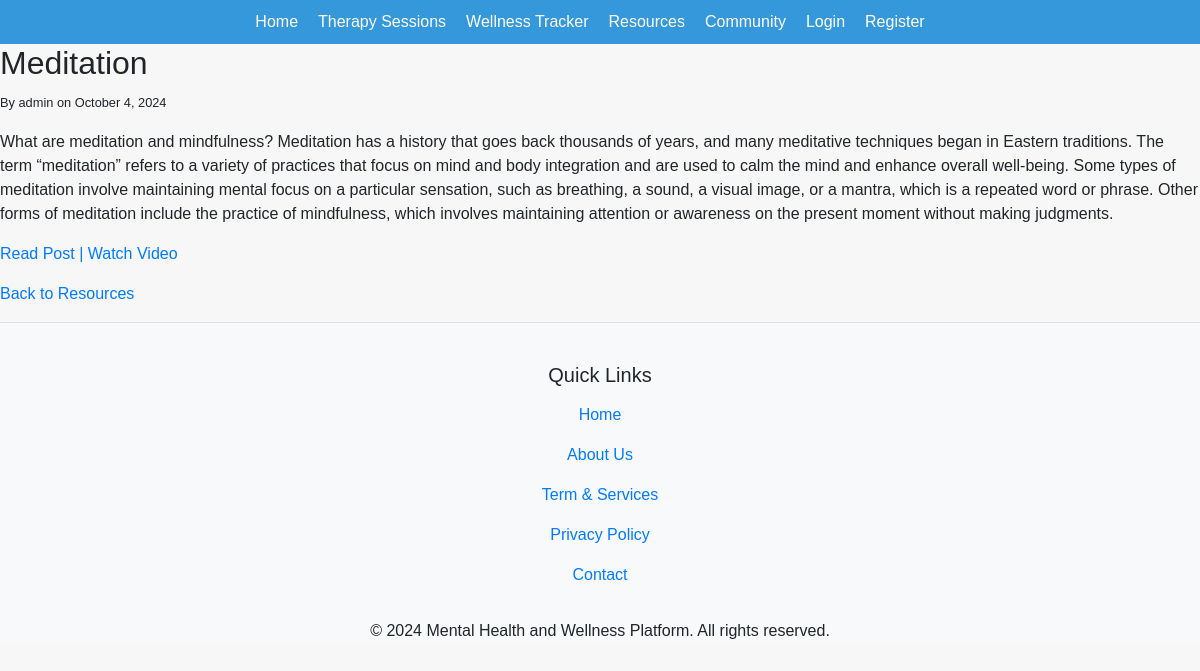
Screenshot of /resources/1/ with the database file from the repository.
### resources/models.py (models this page shows, shortened)
class Resource(models.Model):
    title = models.CharField(max_length=200)
    content = models.TextField()
    created_at = models.DateTimeField(auto_now_add=True)
    updated_at = models.DateTimeField(auto_now=True)
    author = models.ForeignKey(settings.AUTH_USER_MODEL, on_delete=models.CASCADE)
    resource_type = models.CharField(max_length=20, choices=[('blog', 'Blog'), ('video', 'Video')])
    url = models.URLField(blank=True, null=True)  # For video resources or external links

### accounts/models.py (models this page shows, shortened)
class UserProfile(AbstractUser):
    ROLES = (
        ('client', 'Client'),
        ('therapist', 'Therapist'),
    )
    role = models.CharField(max_length=10, choices=ROLES)
    bio = models.TextField(blank=True, null=True)
    client_photo = models.ImageField(upload_to='client_photos', blank=True, null=True)
    therapist_photo = models.ImageField(upload_to='therapist_photos', blank=True, null=True)
    class Meta:
        verbose_name = 'User Profile'
        verbose_name_plural = 'User Profiles'

### resources/views.py (the view)
# urls.py: path('<int:resource_id>/', views.resource_detail, name='resource_detail'),
def resource_detail(request, resource_id):
    resource = get_object_or_404(Resource, id=resource_id)
    return render(request, 'resources/resource_detail.html', {'resource': resource})

### resources/templates/resources/resource_detail.html
{% extends 'base.html' %}
{% block content %}
  <h2>{{ resource.title }}</h2>
  <p><small>By {{ resource.author.username }} on {{ resource.created_at|date:"F j, Y" }}</small></p>
  <p>{{ resource.content }}</p>
  {% if resource.url %}
    <p><a href="{{ resource.url }}" target="_blank"> Read Post | Watch Video</a></p>
  {% endif %}
  <a href="{% url 'resource_list' %}">Back to Resources</a>
{% endblock %}

### static/css/chat.css (style rules this page uses)
body { font-family: Arial, sans-serif; margin: 20px; }

### static/css/style.css (style rules this page uses)
body { font-family: Arial, sans-serif; background-color: #f7f7f7; margin: 0; padding: 0; }

### rows the page displays
Resource: title "Meditation", author.username "admin", created_at "October 4, 2024", content "What are meditation and mindfulness? Meditation has a history that goes back thousands of years, and many meditative techniques began in Eastern traditions. The term “meditation” refers to a variety of practices that focus on mind and body integration and are used to calm the mind and enhance overall well-being. Some types of meditation involve maintaining mental focus on a particular sensation, such as breathing, a sound, a visual image, or a mantra, which is a repeated word or phrase. Other forms of meditation include the practice of mindfulness, which involves maintaining attention or awareness on the present moment without making judgments."
